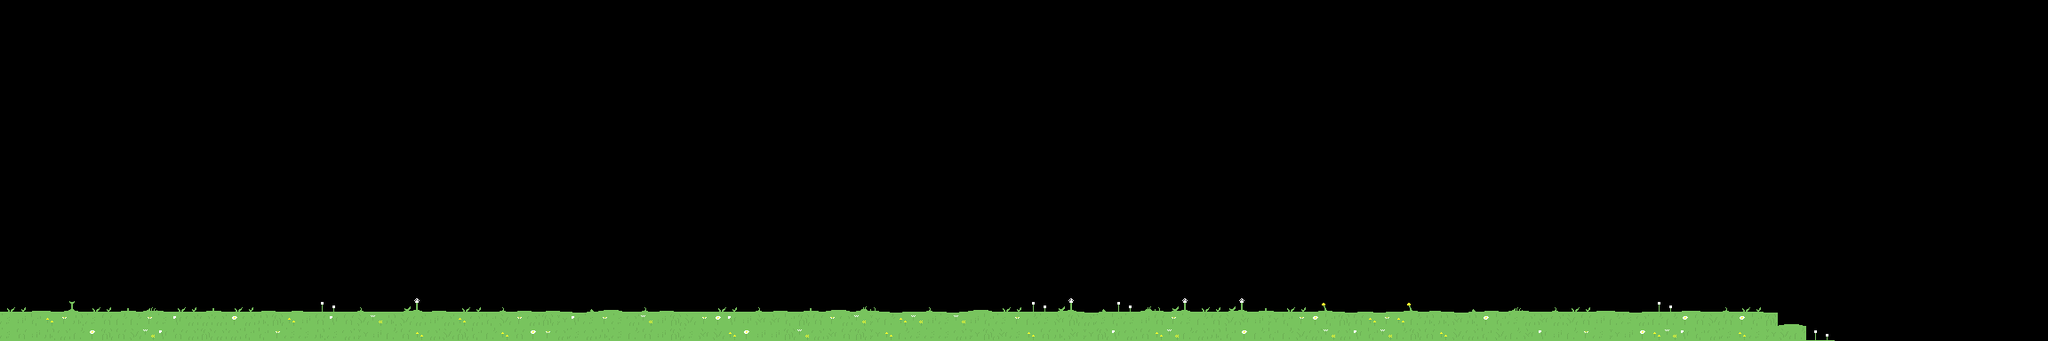

A level layout from a 2D game, rendered from its tile map. Below: a short description, then the map file with tile-grid data replaced by summaries:
An orthogonal 144x24 tile map with 16x16 px tiles, 2 tile layers (Tile Layer 1, Tile Layer 2), 2 tilesets.

<map version="1.10" tiledversion="1.11.2" orientation="orthogonal" renderorder="right-down" width="144" height="24" tilewidth="16" tileheight="16" infinite="0" nextlayerid="3" nextobjectid="1">
 <tileset firstgid="1" name="Grasses Bottom" tilewidth="16" tileheight="16" tilecount="16" columns="4">
  <image source="../../frontend/public/assets/grasses.png" width="64" height="64" />
 </tileset>
 <tileset firstgid="17" name="Grasses Top" tilewidth="32" tileheight="32" tilecount="16" columns="4">
  <image source="../../frontend/public/assets/topg.png" width="128" height="128" />
 </tileset>
 <layer id="1" name="Tile Layer 1" width="144" height="24">
  <data>[3456 cells, 250 non-empty, 16 distinct tile ids]</data>
 </layer>
 <layer id="2" name="Tile Layer 2" width="144" height="24">
  <data>[3456 cells, 66 non-empty, 18 distinct tile ids]</data>
 </layer>
</map>
